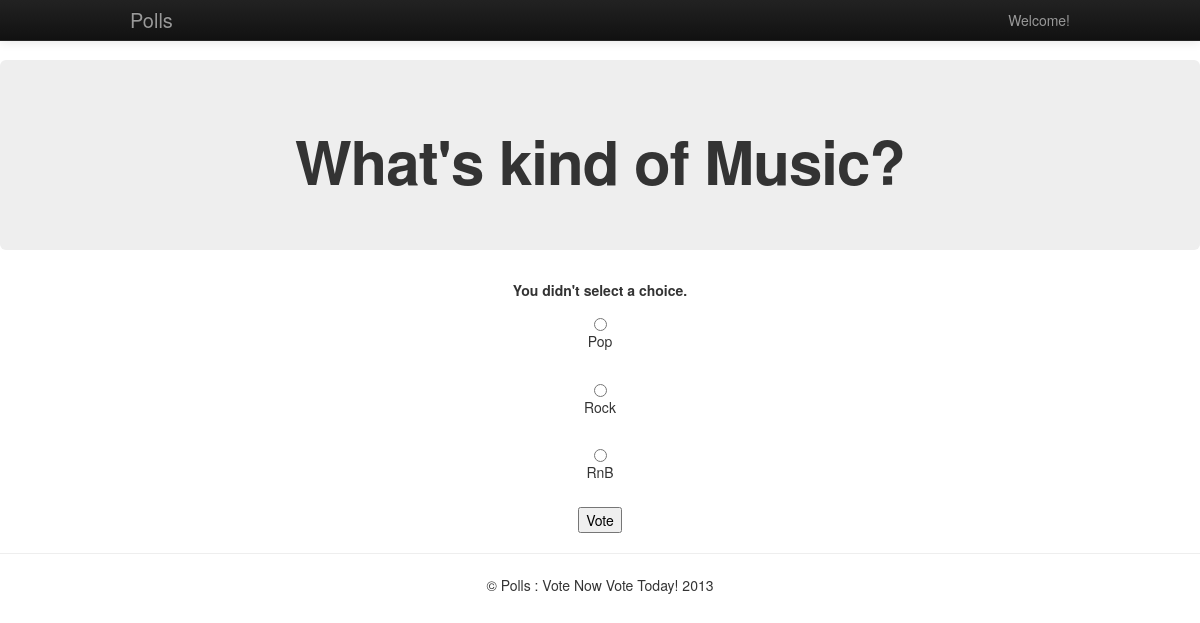
The page /polls/1/vote/ on the database its author committed.
### polls/models.py (models this page shows, shortened)
class Poll(models.Model):
	question = models.CharField(max_length=200)
	pub_date = models.DateTimeField('date published')
	def was_published_recently(self):
		now = timezone.now() #was_published_recently() should return False for polls whose pub_date is in the future
		return now - datetime.timedelta(days=1) <= self.pub_date < now
	was_published_recently.admin_order_field = 'pub_date'
	was_published_recently.boolean = True
	was_published_recently.short_description = 'Published recently?'

class Choice(models.Model):
    poll = models.ForeignKey(Poll)
    choice_text = models.CharField(max_length=200)
    votes = models.IntegerField(default=0)

### polls/views.py (the view)
# urls.py: url(r'^(?P<poll_id>\d+)/vote/$', views.vote, name='vote'),
def vote(request, poll_id):
	p = get_object_or_404(Poll, pk=poll_id)
	try:
		selected_choice = p.choice_set.get(pk=request.POST['choice'])
	except (KeyError, Choice.DoesNotExist):
		return render(request, 'polls/detail.html', {
			'poll': p,
			'error_message': "You didn't select a choice.",
        })
	else:
		selected_choice.votes += 1
		selected_choice.save()
		return HttpResponseRedirect(reverse('polls:results', args=(p.id,)))

### polls/templates/polls/detail.html (shortened to what this page needs)
{% extends 'polls/base.html' %}
{% block body_block %}
<div class="hero-unit" align="center">
    <h1>{{ poll.question }}</h1>
</div>
{% if error_message %}<p><strong>{{ error_message }}</strong></p>{% endif %}
<form action="{% url 'polls:vote' poll.id %}" method="post">
	{% for choice in poll.choice_set.all %}
    	<input type="radio" name="choice" id="choice{{ forloop.counter }}" value="{{ choice.id }}" />
    	<label for="choice{{ forloop.counter }}">{{ choice.choice_text }}</label><br />
	{% endfor %}
		<input type="submit" value="Vote" />
</form>
{% endblock %}

### rows shown on the page
Poll: question "What's kind of Music?"
Choice: choice_text "Pop"
Choice: choice_text "Rock"
Choice: choice_text "RnB"

### other values the page prints
{{ error_message }} "You didn't select a choice."
